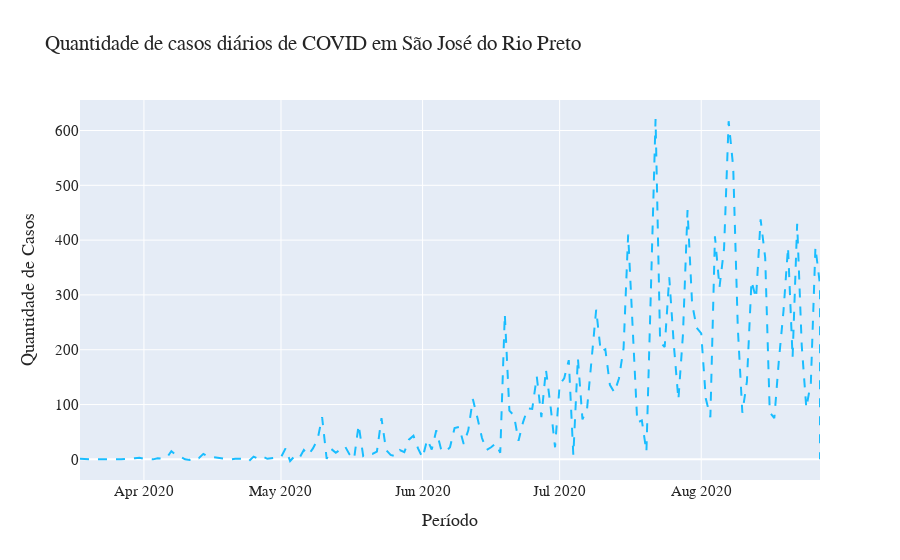

Notebook code for this chart:
### Markdown cell above
# Gráfico que ilustra a quantidade de casos diários no município de São José do Rio Preto.



O Gráfico abaixo é um Gráfico de linhas em que o eixo X representa os meses começando por março de 2020 até agosto de 2020. 
Enquanto o eixo Y ilustra a quantidade de casos diários a partir do período do escopo.

Com este gráfico o gestor pode ter ideia do fluxo de casos diários no munícipio e assim verificar e a provisionar mais leitos para reduzir os números de mortes.

### Code cell
# Paramêtros
trace2 = [go.Scatter(x = df_mortes['last_available_date'], y = df_mortes['daily_cases'],
                     mode = 'lines',
                     line = {'color': '#19BDFF',
                             'dash': 'dash'})]
data1 = trace2

# Configurações do layout
configuracoes_layout2 = go.Layout(title = 'Quantidade de casos diários de COVID em São José do Rio Preto',
                                 font=dict(family = 'Arial',
                                           size = 15,
                                           color = 'rgb(37,37,37)'),
                                 yaxis={'title': 'Quantidade de Casos'},
                                 xaxis={'title': 'Período'})

grafico2 = go.Figure(data = data1, layout = configuracoes_layout2)

# Plotando o grafico:
py.iplot(grafico2)

### Figure 1 — Plotly figure (JSON) as saved in the notebook; plotly's stock layout.template omitted (floating-point values rounded to 4 significant figures; data arrays with more than 128 entries replaced by an {"elided": "..."} marker saying what was removed)
{"data": [{"line": {"color": "#19BDFF", "dash": "dash"}, "mode": "lines", "type": "scatter", "x": {"elided": "164 str values"}, "y": {"elided": "164 int values"}}], "layout": {"font": {"color": "rgb(37,37,37)", "family": "Arial", "size": 15}, "title": {"text": "Quantidade de casos diários de COVID em São José do Rio Preto"}, "xaxis": {"title": {"text": "Período"}}, "yaxis": {"title": {"text": "Quantidade de Casos"}}}}
